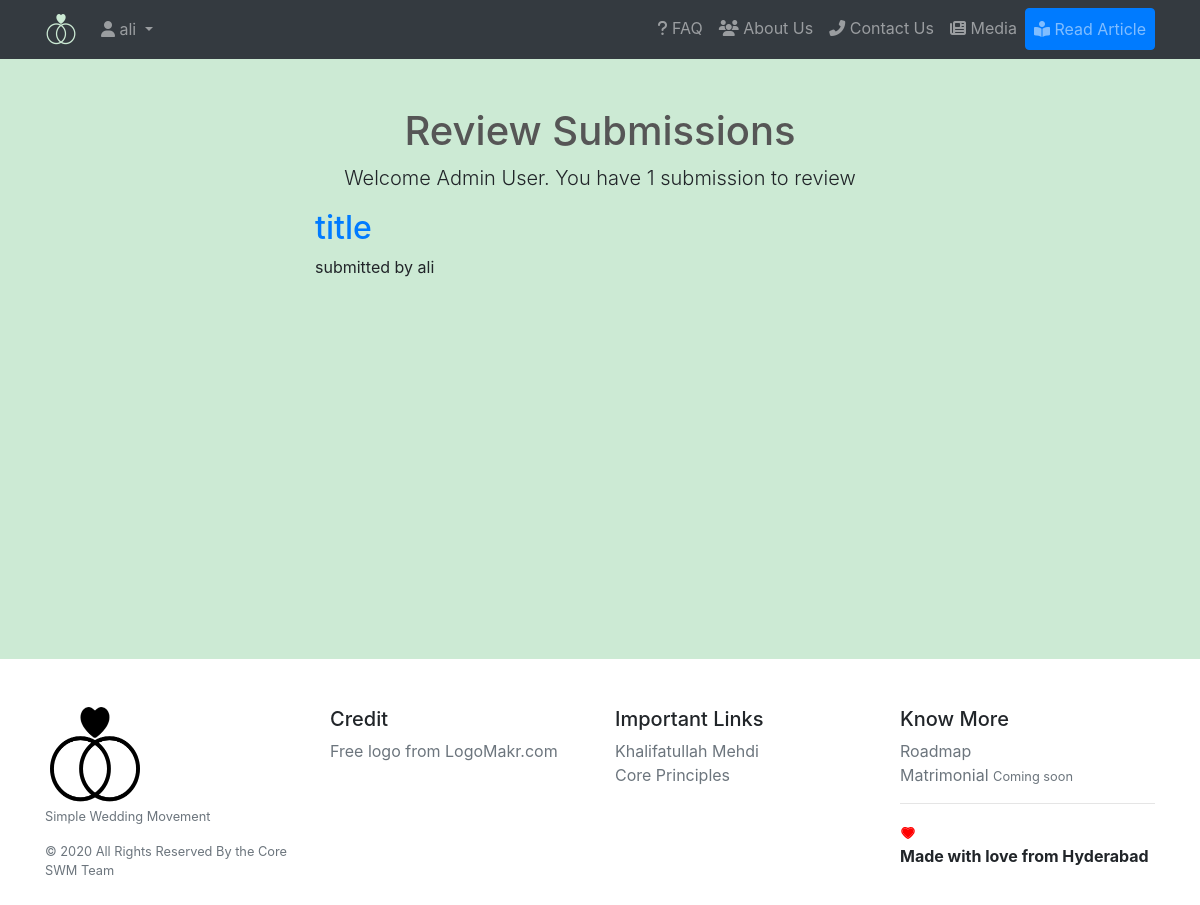
Before: /blog/review (signed in) with the older database file.
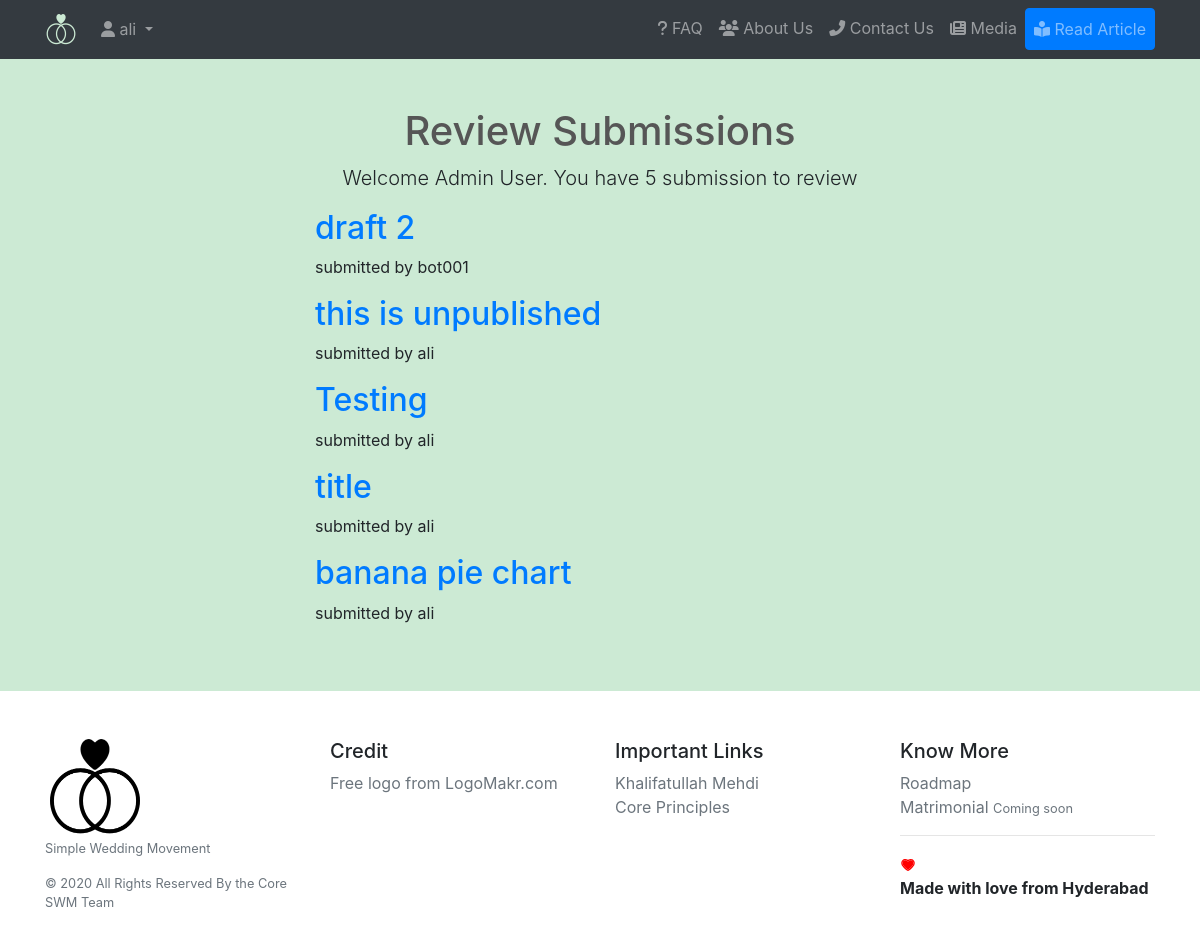
After: the same page with the newer database file.
### core/models.py (models this page shows, shortened)
class Post(models.Model):
    user = models.ForeignKey(settings.AUTH_USER_MODEL, default=1, on_delete=models.CASCADE)
    title = models.CharField(max_length=300)
    link = models.CharField(max_length=2200, blank=True)
    detail = models.TextField(max_length=22000)
    meta_description = models.TextField(max_length=160, default=default_meta_description)
    slug = models.SlugField(max_length=200, unique=True)
    catagory = models.ForeignKey(catagories, related_name='posts', default=1, on_delete=models.CASCADE)
    publish = models.BooleanField(default=False)
    timestamp = models.DateTimeField(auto_now=False, auto_now_add=True)
    updated = models.DateTimeField(auto_now=True, auto_now_add=False)
    class Meta:
        ordering = ["-timestamp", "-updated"]

### core/views.py (the view)
# urls.py: path('blog/review', views.review_list, name='review_list'),
@user_passes_test(lambda u:u.is_staff, login_url=reverse_lazy('login'))
def review_list(request):
	if request.user.is_staff:# or not request.user.is_staff or not request.user.is_superuser:
		pass
	else:
		raise Http404
	links = Post.objects.filter(publish=False)
	context = {
		'production' : settings.PRODUCTION,
		'links' : links,
	}
	return render(request, 'core/review_list.html', context)

### core/templates/core/review_list.html (shortened to what this page needs)
{% extends 'base.html' %}
{% load static %}
{% block content %}
<div class="container">
  <div class="row">
    <div class="col-lg-12 text-center">
      <h1 class="mt-5" style="color: #565656">Review Submissions</h1>
      <p class="lead">Welcome Admin User. You have {{links|length}} submission to review</p>
    </div>
  </div>
</div>
<section class="col-lg-6 offset-lg-3 col-sm-12 col-md-12">
    {% for link in links %}
    <h2><a href="{% url 'core:article' link.slug %}">{{link.title}}</a></h2>
    <p>submitted by {{link.user}} </p>
    {% empty %}
    <p>No submissions review</p>
    {% endfor %}
</section>
{% endblock %}

### templates/base.html (shortened to what this page needs)
{% load static %}
<!DOCTYPE html>
<html lang="en">
<head>
	<link rel="stylesheet" href="https://stackpath.bootstrapcdn.com/bootstrap/4.4.1/css/bootstrap.min.css">
</head>
<body>
	{% include 'navbar.html' %}
	<div id="content">
		{% block content %}
		{% endblock %}
	</div>
	{% include 'footer.html' %}
</body>
</html>

### templates/navbar.html (shortened to what this page needs)
{% load static %}
<nav class="navbar navbar-expand-lg navbar-dark bg-dark static-top">
  <div class="container">
    <a class="navbar-brand" href="{% url 'core:index' %}">
      <img src="{% static 'favicons/favicon-32x32.png' %}" width="32" height="32" alt="Simple Wedding Movement Logo">
    </a>
    <div class="collapse navbar-collapse" id="navbarResponsive">
      <ul class="navbar-nav ml-left">
        {% if request.user.is_authenticated %}
        <li class="nav-item dropdown">
        <a class="nav-link dropdown-toggle" href="#" id="navbarDropdown" role="button" data-toggle="dropdown" aria-haspopup="true" aria-expanded="false">
          <i class="fas fa-user"></i>&nbsp;{{ request.user.username }}
        </a>
      </li>
      {% else %}
      <li class="nav-item {% if request.resolver_match.url_name == 'login' %}active{% endif %}">
          <a class="nav-link" role="button" href="{% url 'login' %}"><i class="fas fa-sign-in-alt"></i>&nbsp;Login</a>
        </li>
      {% endif %}
      </ul>
      <ul class="navbar-nav ml-auto">
        <li class="nav-item {% if request.resolver_match.url_name == 'faq' %}active{% endif %}">
          <a class="nav-link" href="{% url 'faq_v2' %}"><i class="fas fa-question"></i>&nbsp;FAQ</a>
        </li>
        <li class="nav-item {% if request.resolver_match.url_name == 'about' %}active{% endif %}">
          <a class="nav-link" href="{% url 'about' %}"><i class="fas fa-users"></i>&nbsp;About Us</a>
        </li>
        <li class="nav-item {% if request.resolver_match.url_name == 'contact' %}active{% endif %}">
          <a class="nav-link" href="{% url 'contact' %}"><i class="fas fa-phone-alt"></i>&nbsp;Contact Us</a>
        </li>
        <li class="nav-item {% if request.resolver_match.url_name == 'media' %}active{% endif %}">
          <a class="nav-link" href="{% url 'media' %}"><i class="fas fa-newspaper"></i>&nbsp;Media</a>
        </li>
        <li class="nav-item {% if request.resolver_match.url_name == 'blog' %}active{% endif %}">
          <a class="nav-link btn btn-primary" role="button" href="{% url 'core:blog' %}"><i class="fas fa-book-reader"></i>&nbsp;Read Article</a>
        </li>
      </ul>
    </div>
  </div>
</nav>

### templates/footer.html (shortened to what this page needs)
{% load static %}
<footer class="container py-5">
	<div class="row">
		<div class="col-12 col-md">
			<img src="{% static 'logo/simple-wedding-movement-logo-black.png' %}" width="100" height="100" class="d-inline-block align-top" alt="Simple Wedding Movement Logo">{% comment %}https://logomakr.com/7224MM {% endcomment %}
			<small class="d-block mb-3 text-muted">Simple Wedding Movement</small>
			<small class="d-block mb-3 text-muted">&copy; 2020 All Rights Reserved By the Core SWM Team</small>
		</div>
		<div class="col-6 col-md">
			<h5>Credit</h5>
			<ul class="list-unstyled text-small">
				<li>
					<a class="text-muted" href="https://LogoMakr.com">
						Free logo from LogoMakr.com
					</a>
				</li>
			</ul>
		</div>
		<div class="col-6 col-md">
			<h5>Important Links</h5>
			<ul class="list-unstyled text-small">
				<li><a class="text-muted" href="http://www.khalifatullahmehdi.info/">Khalifatullah Mehdi</a></li>
				<li><a class="text-muted" href="">Core Principles</a></li>
			</ul>
		</div>
		<div class="col-6 col-md">
			<h5>Know More</h5>
			<ul class="list-unstyled text-small">
				<li><a class="text-muted" href="{% url 'roadmap' %}">Roadmap</a></li>
				<li><a class="text-muted" href="">Matrimonial</a> <small class="text-muted">Coming soon</small></li>
				<hr>
				<li><b></b></li>
				<li><b>Made with love from Hyderabad</b></li>
			</ul>
		</div>
	</div>
</footer>

Changed rows visible on the page:
added Post: title "draft 2", user "bot001"
added Post: title "this is unpublished", user "ali"
added Post: title "Testing", user "ali"
now on this page (row edited): Post: title "banana pie chart", user "ali"
Other visible differences:
{{ links|length }}: "1" → "5"
